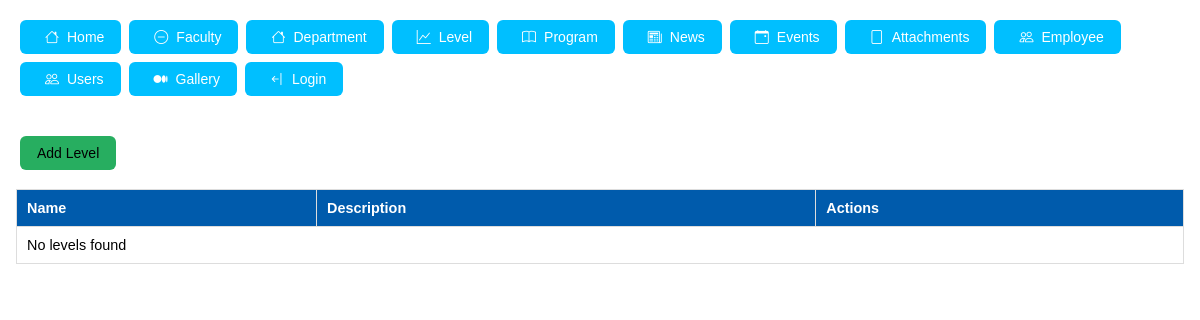
Before: /Level/list with the older database file.
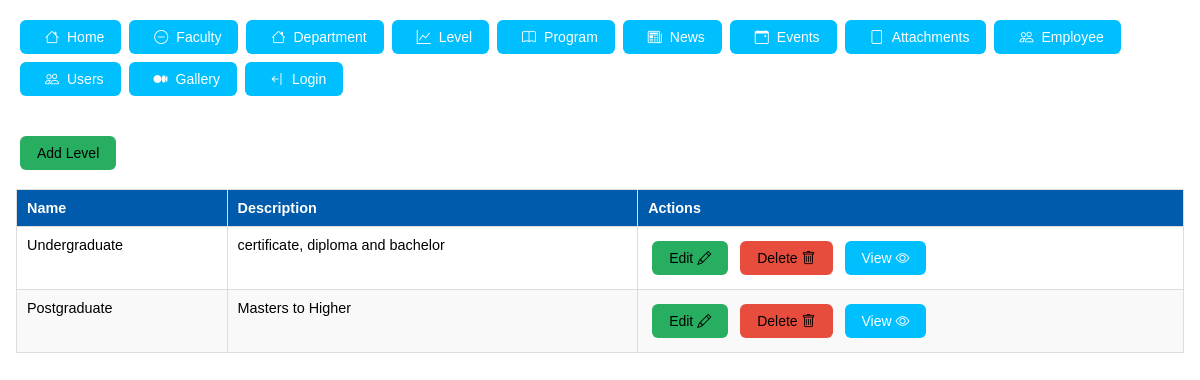
After: the same page with the newer database file.
### tables this page shows
CREATE TABLE `level` (
  `id` int(11) NOT NULL AUTO_INCREMENT,
  `name` varchar(100) DEFAULT NULL,
  `description` text DEFAULT NULL,
  `created_at` timestamp NOT NULL DEFAULT current_timestamp(),
  `user_id` int(11) NOT NULL,
  PRIMARY KEY (`id`)
);

### src/database/Database.php (called while the page is built, shortened)
<?php
class Database
{
    private $host="localhost";
    private $user="root";
    private $db="dashboard";
    private $pass="";
    private $con;
    public function __construct()
    {
        $this->con = new mysqli($this->host, $this->user,$this->pass,$this->db);
    }
    public function select(string $query): array
    {
        $stmt=$this->con->prepare($query);
        $data=[];
        if ($stmt->execute()){
            $res=$stmt->get_result();
            while (($row=$res->fetch_assoc())!=null){
                $data[]=$row;
            }
        }
        return $data;
    }
}

### src/controller/Level.php (the view, shortened to what this page needs)
<?php
class Level
{
    public function list()
    {
        $query = "SELECT * FROM level";
        $levels = (new Database())->select($query);
        $tr = "";
        if (sizeof($levels) > 0) {
            foreach ($levels as $level) {
                $tr .= "<tr>
<td>{$level['name']}</td>
<td>{$level['description']}</td>
<td>
<button class='btn btn-complete' onclick='editLevel({$level['id']})'>Edit <i class='bi bi-pencil'></i></button>
<button class='btn btn-danger' onclick='deleteResource(\"level\",{$level['id']})'>Delete <i class='bi bi-trash'></i></button>
<button class='btn btn-primary' onclick='viewLevel({$level['id']})'>View <i class='bi bi-eye'></i></button>
</td>
</tr>";
            }
        } else {
            $tr = "<tr><td colspan='3'>No levels found</td></tr>";
        }
        $content = <<<HTML
<div class="flex flex-col">
    <div class="w-full">
        <button class="btn btn-complete" onclick="addLevel()">Add Level</button>
    </div>
    <table class="solobea-table">
        <thead>
            <tr>
                <th>Name</th>
                <th>Description</th>
                <th>Actions</th>
            </tr>
        </thead>
        <tbody>$tr</tbody>
    </table>
</div>
HTML;
    }
}

Changed rows visible on the page:
added level: name "Undergraduate", description "certificate, diploma and bachelor"
added level: name "Postgraduate", description "Masters to Higher"
Other visible differences:
text no longer shown: "No levels found"
